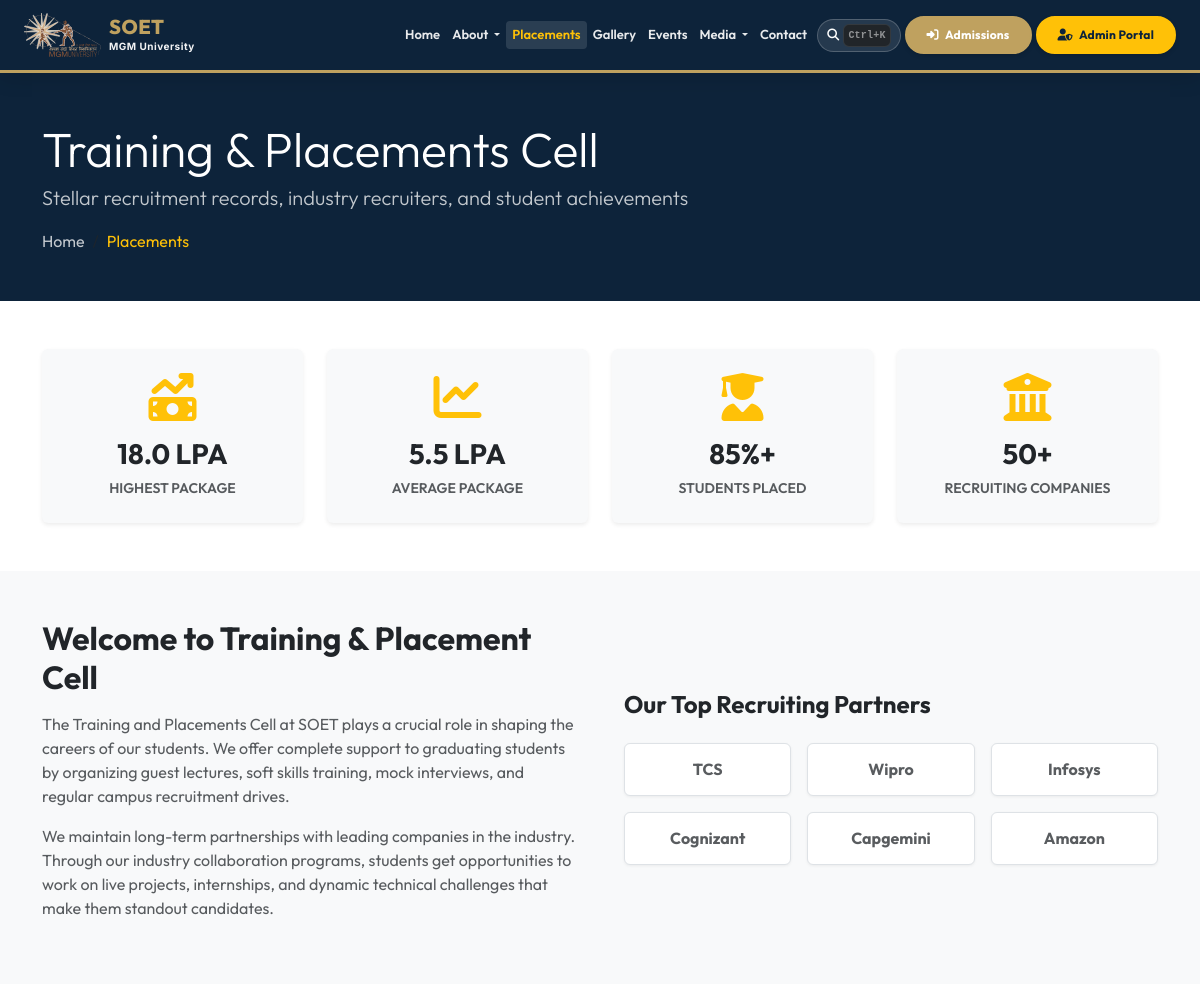
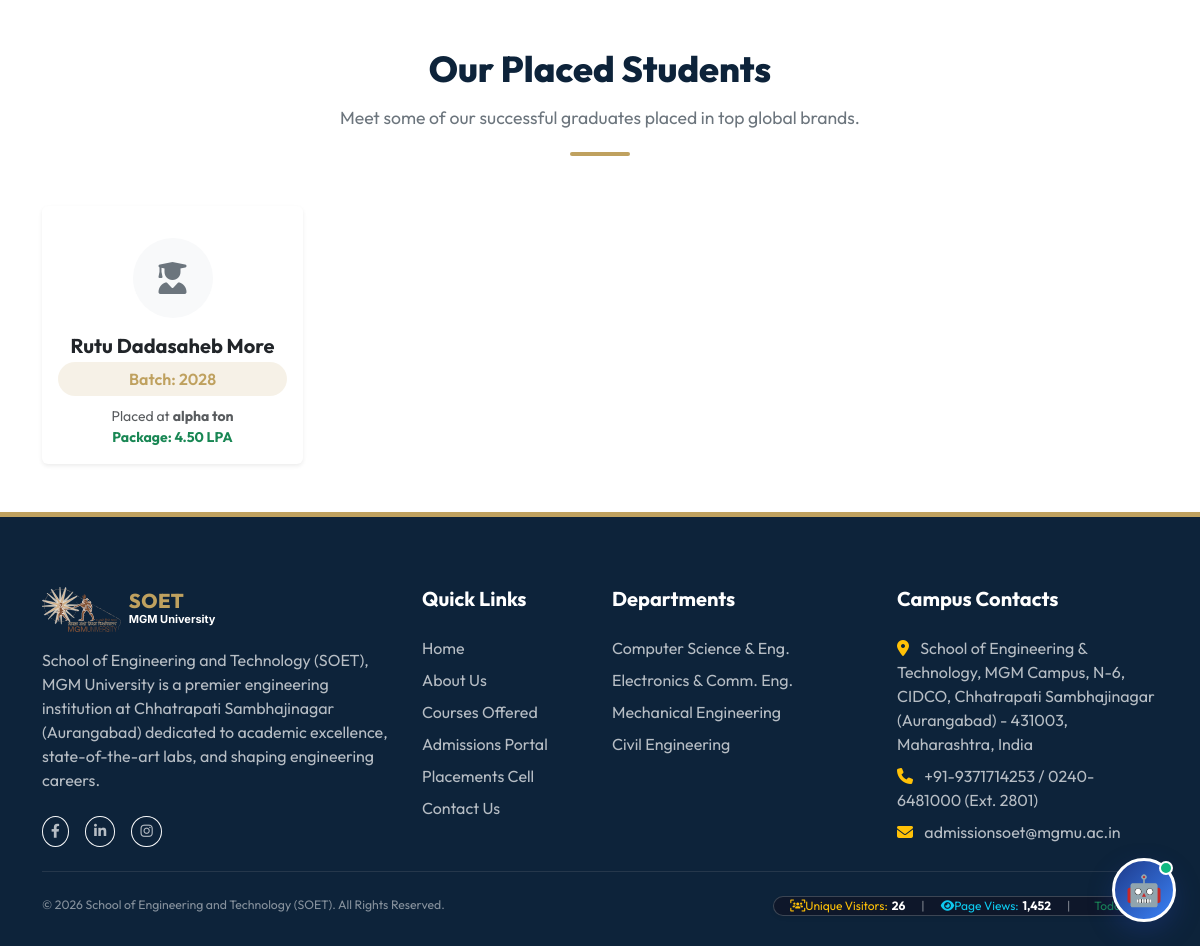
Page /placements.php on the committed database (2 pictures, top to bottom).
### tables this page shows
CREATE TABLE `navigation_menu` (
  `id` int(11) NOT NULL AUTO_INCREMENT,
  `title` varchar(100) NOT NULL,
  `url` varchar(255) NOT NULL,
  `target` varchar(20) DEFAULT '_self',
  `icon` varchar(50) DEFAULT NULL,
  `parent_id` int(11) DEFAULT NULL,
  `sort_order` int(11) DEFAULT 0,
  `is_active` tinyint(1) DEFAULT 1,
  `is_system` tinyint(1) DEFAULT 0,
  `created_at` timestamp NOT NULL DEFAULT current_timestamp(),
  `updated_at` timestamp NOT NULL DEFAULT current_timestamp() ON UPDATE current_timestamp(),
  PRIMARY KEY (`id`),
  KEY `parent_id` (`parent_id`),
  CONSTRAINT `navigation_menu_ibfk_1` FOREIGN KEY (`parent_id`) REFERENCES `navigation_menu` (`id`) ON DELETE CASCADE
);

CREATE TABLE `placements` (
  `id` int(11) NOT NULL AUTO_INCREMENT,
  `student_name` varchar(100) NOT NULL,
  `department_id` int(11) NOT NULL,
  `course_id` int(11) NOT NULL,
  `company_name` varchar(100) NOT NULL,
  `package_lpa` decimal(5,2) NOT NULL,
  `placement_year` int(11) NOT NULL,
  `student_image` varchar(255) DEFAULT NULL,
  `is_active` tinyint(1) DEFAULT 1,
  `created_at` timestamp NOT NULL DEFAULT current_timestamp(),
  PRIMARY KEY (`id`),
  KEY `department_id` (`department_id`),
  KEY `course_id` (`course_id`),
  CONSTRAINT `placements_ibfk_1` FOREIGN KEY (`department_id`) REFERENCES `departments` (`id`) ON DELETE CASCADE,
  CONSTRAINT `placements_ibfk_2` FOREIGN KEY (`course_id`) REFERENCES `courses` (`id`) ON DELETE CASCADE
);

### placements.php (the view, shortened to what the rows shown need)
<?php
include_once __DIR__ . '/includes/header.php';
$cms = new ContentManager();
$settings = $cms->getSiteSettings();
$placements_bg = !empty($settings['placements_hero_image']) ? uploadUrl('settings', $settings['placements_hero_image']) : null;
$placements = $cms->getPlacements();
?>
<div class="py-5 text-white mb-5 position-relative overflow-hidden" style="<?php echo $placements_bg ? "background: linear-gradient(rgba(15, 23, 42, 0.8), rgba(15, 23, 42, 0.8)), url('{$placements_bg}') center/cover no-repeat;" : "background-color: var(--primary-color);"; ?>">
    <div class="container position-relative z-1">
        <h1 class="fw-extrabold mb-1 text-white display-5">Training & Placements Cell</h1>
    </div>
</div>
<div class="bg-light py-5 mb-5">
    <div class="container">
        <div class="row g-5 align-items-center">
            <div class="col-lg-6">
                <h2 class="fw-bold text-primary-color mb-3">Welcome to Training & Placement Cell</h2>
            </div>
        </div>
    </div>
</div>
<div class="container mb-5">
    <div class="section-header">
        <h2>Our Placed Students</h2>
    </div>
    <div class="row g-4">
        <?php if (empty($placements)): ?>
            <div class="col-md-4">
                <div class="card border-0 shadow-sm p-3 text-center">
                    <div class="d-flex align-items-center justify-content-center bg-light rounded-circle mx-auto my-3" style="width: 80px; height: 80px;">
                        <i class="fa-solid fa-user-graduate fa-2x text-secondary"></i>
                    </div>
                    <h5 class="fw-bold text-primary-color mb-1">Rohan Gupta</h5>
                    <span class="placement-badge">B.Tech CSE - 2026</span>
                    <p class="mb-0 text-muted small">Placed at <strong>Amazon</strong></p>
                    <p class="fw-bold text-success small mb-0">Package: 12.5 LPA</p>
                </div>
            </div>
            <div class="col-md-4">
                <div class="card border-0 shadow-sm p-3 text-center">
                    <div class="d-flex align-items-center justify-content-center bg-light rounded-circle mx-auto my-3" style="width: 80px; height: 80px;">
                        <i class="fa-solid fa-user-graduate fa-2x text-secondary"></i>
                    </div>
                    <h5 class="fw-bold text-primary-color mb-1">Priya Sharma</h5>
                    <span class="placement-badge">B.Tech CSE - 2026</span>
                    <p class="mb-0 text-muted small">Placed at <strong>Infosys</strong></p>
                    <p class="fw-bold text-success small mb-0">Package: 5.5 LPA</p>
                </div>
            </div>
            <div class="col-md-4">
                <div class="card border-0 shadow-sm p-3 text-center">
                    <div class="d-flex align-items-center justify-content-center bg-light rounded-circle mx-auto my-3" style="width: 80px; height: 80px;">
                        <i class="fa-solid fa-user-graduate fa-2x text-secondary"></i>
                    </div>
                    <h5 class="fw-bold text-primary-color mb-1">Amit Sen</h5>
                    <span class="placement-badge">B.Tech ECE - 2026</span>
                    <p class="mb-0 text-muted small">Placed at <strong>Wipro</strong></p>
                    <p class="fw-bold text-success small mb-0">Package: 4.8 LPA</p>
                </div>
            </div>
        <?php else: ?>
            <?php foreach ($placements as $pl): ?>
                <div class="col-md-3">
                    <div class="card border-0 shadow-sm p-3 text-center h-100">
                        <div class="d-flex align-items-center justify-content-center bg-light rounded-circle mx-auto my-3" style="width: 80px; height: 80px; overflow: hidden;">
                            <i class="fa-solid fa-user-graduate fa-2x text-secondary"></i>
                        </div>
                        <h5 class="fw-bold text-primary-color mb-1"><?php echo htmlspecialchars($pl['student_name']); ?></h5>
                        <span class="placement-badge">Batch: <?php echo $pl['placement_year']; ?></span>
                        <p class="mb-0 text-muted small">Placed at <strong><?php echo htmlspecialchars($pl['company_name']); ?></strong></p>
                        <p class="fw-bold text-success small mb-0">Package: <?php echo $pl['package_lpa']; ?> LPA</p>
                    </div>
                </div>
            <?php endforeach; ?>
        <?php endif; ?>
    </div>
</div>
<?php include_once __DIR__ . '/includes/footer.php'; ?>

### includes/header.php (shortened to what the rows shown need)
<?php
$current_page = basename($_SERVER['PHP_SELF'] ?? '');
?>
<!DOCTYPE html>
<html lang="en">
<head>
    <link href="https://cdn.jsdelivr.net/npm/bootstrap@5.3.0/dist/css/bootstrap.min.css" rel="stylesheet">
    <link href="https://cdnjs.cloudflare.com/ajax/libs/font-awesome/6.4.0/css/all.min.css" rel="stylesheet">
    <link href="<?php echo APP_URL; ?>/assets/css/style.css" rel="stylesheet">
</head>
<body>
<?php
$header_db = Database::getInstance();
$dbNavMain = [];
$dbNavSubGrouped = [];
try {
    $dbNavMain = $header_db->fetchAll("SELECT * FROM navigation_menu WHERE parent_id IS NULL AND is_active = 1 ORDER BY sort_order ASC, title ASC");
    $dbNavSubAll = $header_db->fetchAll("SELECT * FROM navigation_menu WHERE parent_id IS NOT NULL AND is_active = 1 ORDER BY sort_order ASC, title ASC");
    foreach ($dbNavSubAll as $sub) {
        $dbNavSubGrouped[$sub['parent_id']][] = $sub;
    }
} catch (Exception $e) {
    $dbNavMain = [];
}
?>
<nav class="navbar navbar-expand-xl navbar-dark sticky-top py-2" style="border-bottom: 3px solid var(--secondary-color); box-shadow: 0 4px 20px rgba(0,0,0,0.15); background-color: var(--primary-color);">
    <div class="container-fluid px-2 px-md-3 px-xl-4">
        <div class="collapse navbar-collapse" id="mainNavbar">
            <ul class="navbar-nav ms-auto mb-2 mb-xl-0 align-items-center gap-0.5">
                <?php if (!empty($dbNavMain)): ?>
                    <?php foreach ($dbNavMain as $mainNav): ?>
                        <?php
                            $hasSub = isset($dbNavSubGrouped[$mainNav['id']]);
                            $is_active = ($current_page === $mainNav['url']);
                            $target = !empty($mainNav['target']) ? $mainNav['target'] : '_self';
                            $url = (strpos($mainNav['url'], 'http') === 0 || strpos($mainNav['url'], 'javascript:') === 0 || $mainNav['url'] === '#')
                                ? $mainNav['url']
                                : APP_URL . '/' . ltrim($mainNav['url'], '/');
                        ?>
                        <?php if ($hasSub): ?>
                            <?php
                                $subUrls = array_map(function($s) { return $s['url']; }, $dbNavSubGrouped[$mainNav['id']]);
                                $dropdownActive = in_array($current_page, $subUrls);
                            ?>
                            <li class="nav-item dropdown">
                                <a class="nav-link dropdown-toggle <?php echo $dropdownActive ? 'active' : ''; ?>" href="#" id="dropdownNav<?php echo $mainNav['id']; ?>" role="button" data-bs-toggle="dropdown" aria-expanded="false">
                                    <?php echo htmlspecialchars($mainNav['title']); ?>
                                </a>
                            </li>
                        <?php else: ?>
                            <li class="nav-item">
                                <a class="nav-link <?php echo $is_active ? 'active' : ''; ?>" href="<?php echo $url; ?>" target="<?php echo $target; ?>">
                                    <?php echo htmlspecialchars($mainNav['title']); ?>
                                </a>
                            </li>
                        <?php endif; ?>
                    <?php endforeach; ?>
                <?php endif; ?>
            </ul>
        </div>
    </div>
</nav>

### rows in the picture
navigation_menu: title "Home"
navigation_menu: title "About"
navigation_menu: title "Placements"
navigation_menu: title "Gallery"
navigation_menu: title "Events"
navigation_menu: title "Media"
navigation_menu: title "Contact"
placements: student_name "Rutu Dadasaheb More", placement_year "2028", company_name "alpha ton", package_lpa "4.50"

### other values in the picture
$col_addr "School of Engineering & Technology, MGM Campus, N-6, CIDCO, Chhatrapati Sambhajinagar (Aurangabad) - 431003, Maharashtra, India"
$col_phone "+91-9371714253 / 0240-6481000 (Ext. 2801)"
$col_email "admissionsoet@mgmu.ac.in"
$col_name "School of Engineering and Technology (SOET)"
$totalVisitors "26"
$totalViews "1,452"
$todayVisitors "2"
